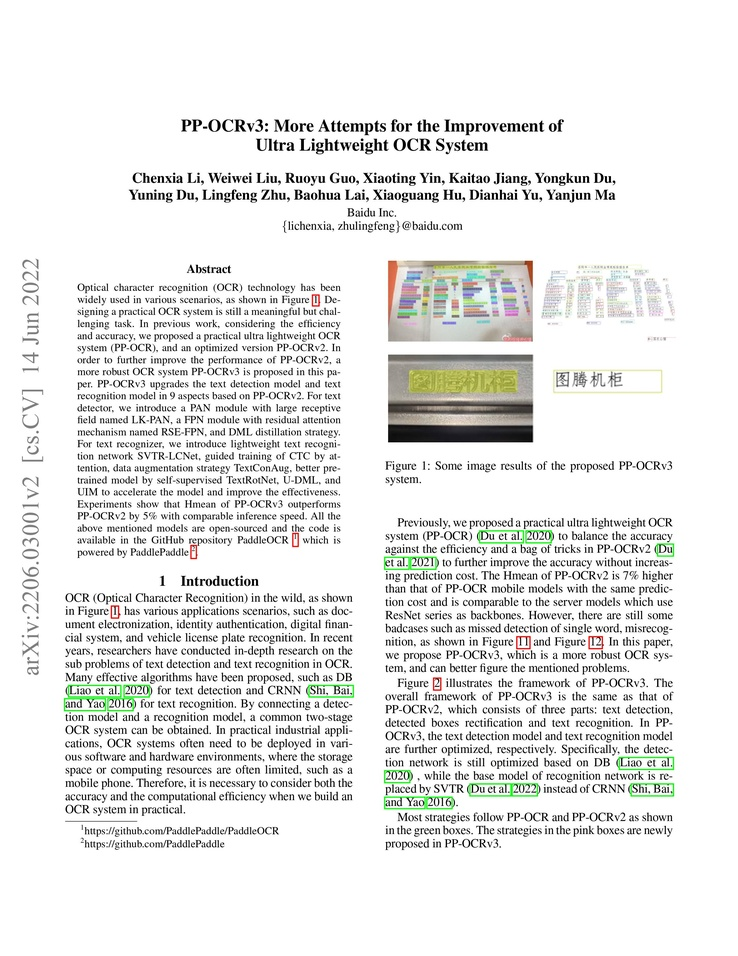
#> input picture pythonProject/photo/220603001v21.jpg, 738 x 956 px, shrunk from 2550 x 3300 before the run
$ python -i image_util.py   (imports and definitions only)
#> lines starting #> are read from the running program, lines starting #| are printed output that depends on the picture
#> further down, picture is the input picture: shape (956, 738, 3); mean B, G, R 233.3, 234.5, 234.1
import cv2
import numpy as np
import json
import os

# 이미지를 비율에 맞게 확대/축소하는 함수
def resize_image(image, scale=1.0):
    """이미지를 비율에 맞게 확대/축소하는 함수"""
    width = int(image.shape[1] * scale)
    height = int(image.shape[0] * scale)
    resized_image = cv2.resize(image, (width, height), interpolation=cv2.INTER_LINEAR)
    return resized_image

# 이미지를 선명하게 처리하는 함수
def enhance_image(image):
    """이미지를 선명하게 처리하는 함수"""
    denoised_image = cv2.fastNlMeansDenoisingColored(image, None, 10, 10, 7, 21)
    enhanced_image = cv2.detailEnhance(denoised_image, sigma_s=10, sigma_r=0.15)
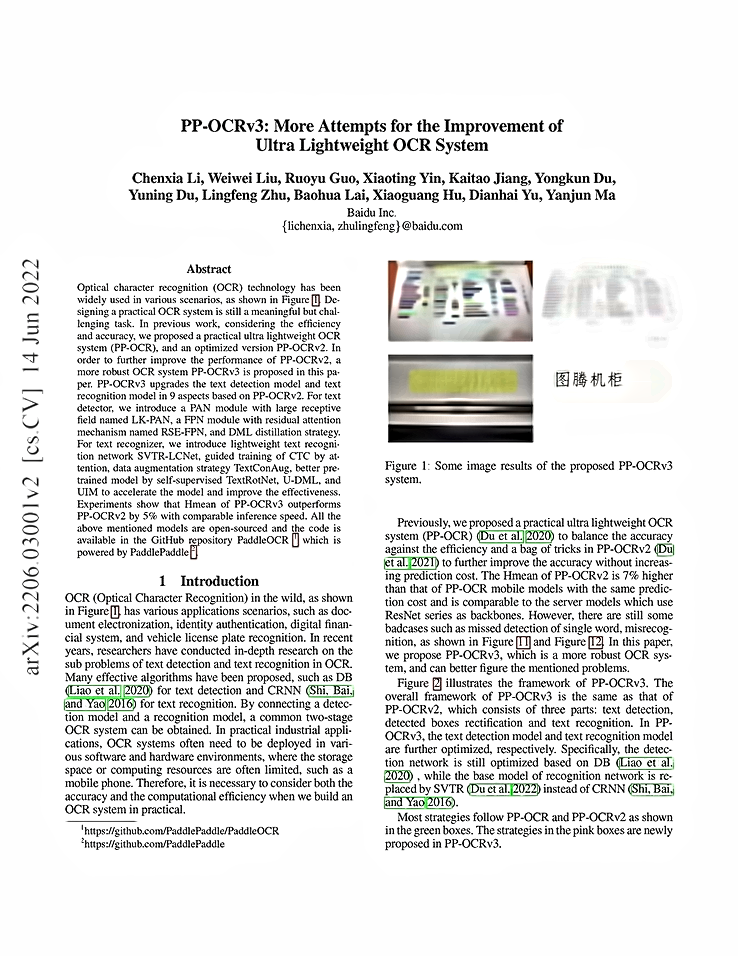
#> enhanced_image: shape (956, 738, 3); mean B, G, R 230, 230.9, 230.7
    lab = cv2.cvtColor(enhanced_image, cv2.COLOR_BGR2LAB)
#> lab: shape (956, 738, 3); mean of channels 0, 1, 2 231.6, 127.8, 128.4
    l, a, b = cv2.split(lab)
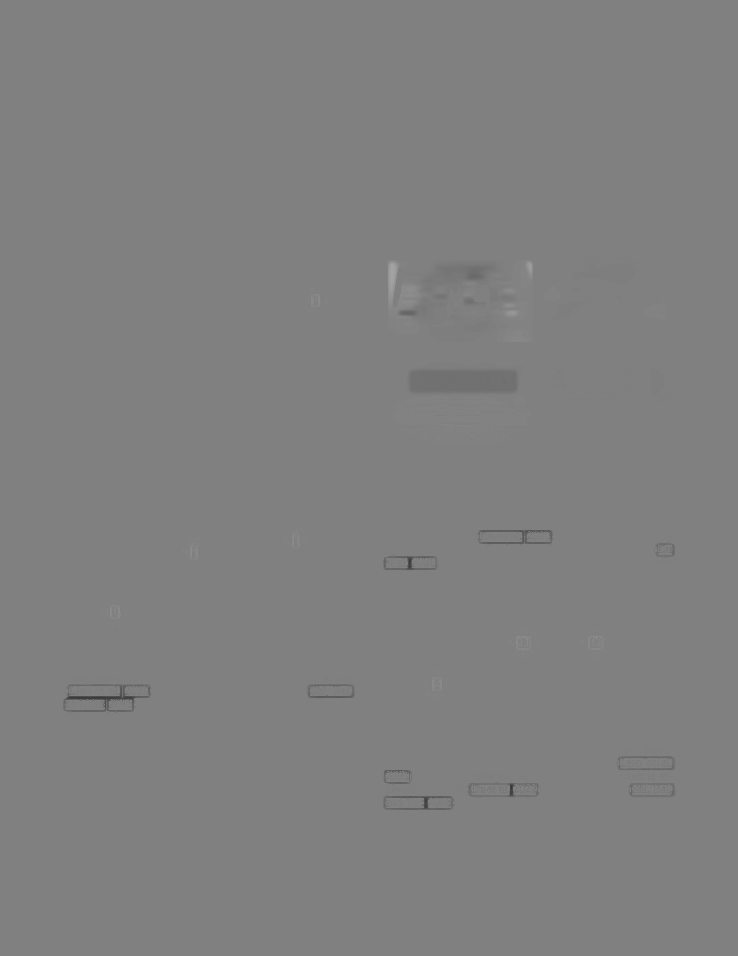
#> a: shape (956, 738); min 53, max 164, mean 127.8
    clahe = cv2.createCLAHE(clipLimit=3.0, tileGridSize=(8, 8))
    cl = clahe.apply(l)
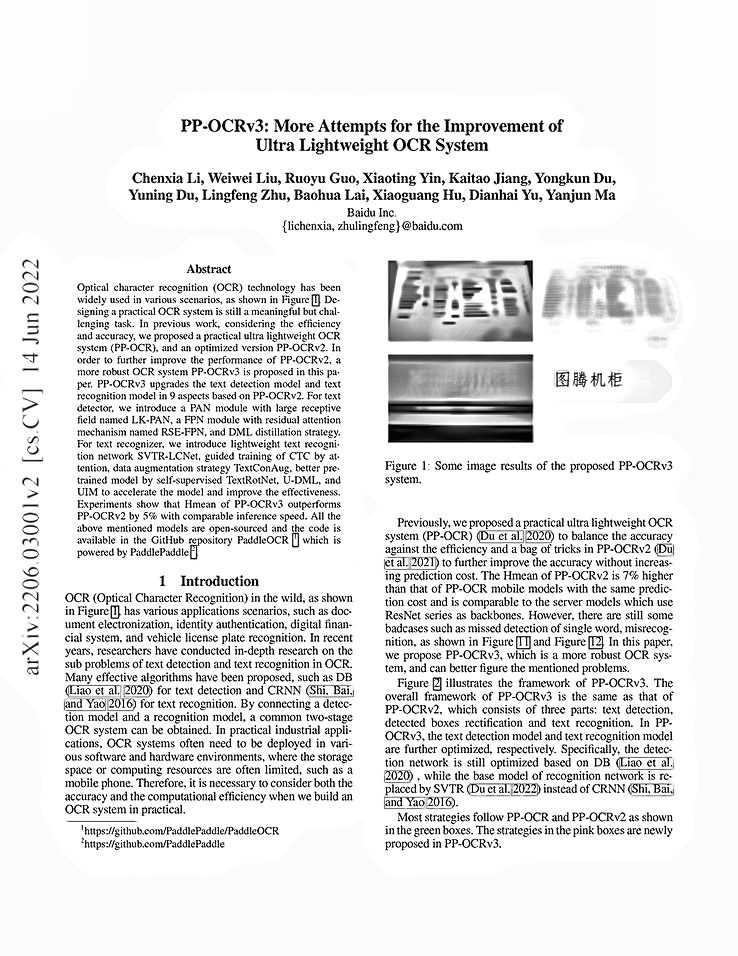
#> cl: shape (956, 738); min 1, max 255, mean 229.6
    limg = cv2.merge((cl, a, b))
#> limg: shape (956, 738, 3); mean of channels 0, 1, 2 229.6, 127.8, 128.4
    enhanced_image = cv2.cvtColor(limg, cv2.COLOR_LAB2BGR)
    return enhanced_image

# 이미지 자르기 및 저장 함수
def crop_image_by_vector(image, vector):
    """이미지의 특정 벡터 영역을 잘라냄"""
    (top_left, top_right, bottom_left, bottom_right) = vector
    x1, y1 = top_left
    x2, y2 = top_right
    x3, y3 = bottom_left
    x4, y4 = bottom_right
    start_x = int(min(x1, x3))
    start_y = int(min(y1, y3))
    end_x = int(max(x2, x4))
    end_y = int(max(y2, y4))
    cropped_image = image[start_y:end_y, start_x:end_x]
    return cropped_image

# 벡터 데이터를 JSON으로 받아 처리하는 함수
def get_vector_data_from_json(json_data):
    try:
        vector_data = json.loads(json_data)
        vector_list = [
            (
                tuple(vector["top_left"]),
                tuple(vector["top_right"]),
                tuple(vector["bottom_left"]),
                tuple(vector["bottom_right"])
            )
            for vector in vector_data
        ]
        return vector_list
    except json.JSONDecodeError as e:
        print(f"Error decoding JSON: {e}")
        return []

>>> import cv2
>>> picture = cv2.imread('photo/220603001v21.jpg')
>>> result = enhance_image(picture)
